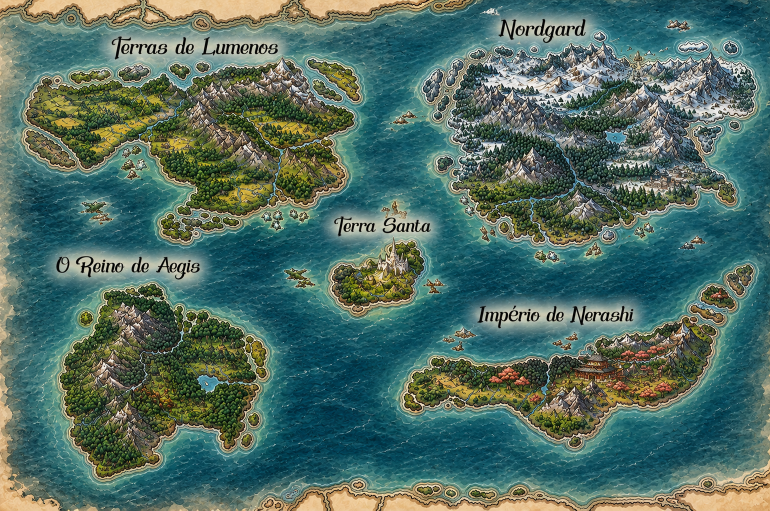
#> input picture mapa/mapa_original.png, 1540 x 1021 px (shown at 1/2 size)
$ python tonefix.py ../mapa_original.png ../mapa_corrigido.png
#> lines starting #> are read from the running program, lines starting #| are printed output that depends on the picture; after the words box and inside, x2 and y2 are one past the last pixel; in counts of white or black regions, pixels touching at a corner belong together
### mapa/scripts/ocean.py
import numpy as np, cv2
def ocean_mask(im):
    hsv=cv2.cvtColor(im,cv2.COLOR_BGR2HSV); H,S,V=[hsv[...,i].astype(int) for i in range(3)]
    oc=((H>=80)&(H<=112)&(S>45)).astype(np.uint8)
    oc=cv2.morphologyEx(oc,cv2.MORPH_CLOSE,np.ones((5,5),np.uint8))
    oc=cv2.morphologyEx(oc,cv2.MORPH_OPEN,np.ones((5,5),np.uint8))
    return oc
def lowpass_masked(img,valid,s):
    v=valid.astype(np.float32)
    num=cv2.GaussianBlur(img.astype(np.float32)*v[...,None],(0,0),s)
    den=cv2.GaussianBlur(v,(0,0),s)[...,None]+1e-6
    return num/den
# [63 lines left out: function transplant, not called in this run]

def tone_field(img,valid,sigmas=(25,50,100,200)):
    f=img.astype(np.float32); v=valid.astype(np.float32)
    G=None; have=np.zeros(v.shape,np.float32)
    for sg in sigmas:
        num=cv2.GaussianBlur(f*v[...,None],(0,0),sg); den=cv2.GaussianBlur(v,(0,0),sg)
        est=num/(den[...,None]+1e-6); conf=np.clip(den/0.15,0,1)
        if G is None: G=est; have=conf
        else:
            w=(1-have)[...,None]; G=G*(1-w)+est*w; have=np.maximum(have,conf)
    # final smoothing
    return cv2.GaussianBlur(G,(0,0),6)

### mapa/scripts/tonefix.py
import sys; sys.path.insert(0,'scripts')
import numpy as np, cv2
from ocean import ocean_mask, tone_field, lowpass_masked
src,dst=sys.argv[1],sys.argv[2]
im=cv2.imread(src); H,W=im.shape[:2]
#> further down, im is the input picture: shape (1021, 1540, 3); mean B, G, R 99.5, 109.4, 80.8
#> after `H, W = im.shape[:2]`: H = 1021; W = 1540
pts=[(155,401),(565,571),(610,599),(750,135),(1312,860),(69,714)]
YY,XX=np.mgrid[:H,:W]; wgt=np.zeros((H,W),np.float32)
for x,y in pts: wgt=np.maximum(wgt,np.clip((1-np.hypot(XX-x,YY-y)/70)/0.35,0,1))
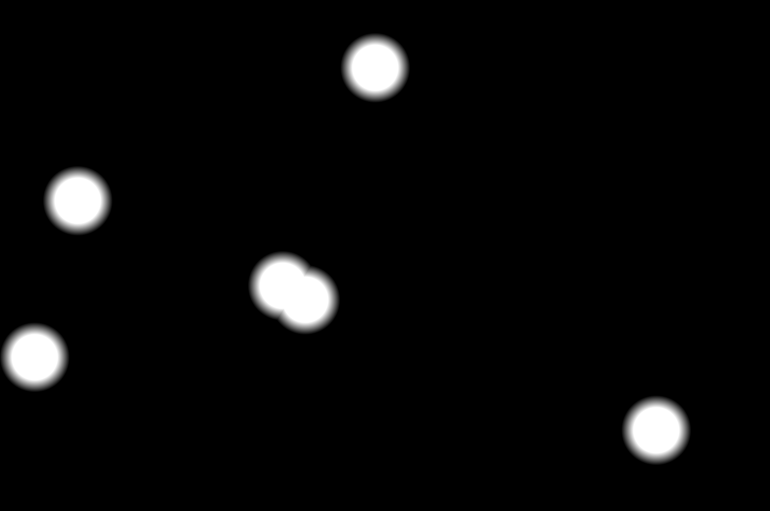
#> wgt: shape (1021, 1540) float64 (shown at 1/2 size); min 0, max 1, mean 0.0376
oc=ocean_mask(im); dist=cv2.distanceTransform(oc,cv2.DIST_L2,5)
#> in ocean_mask, `hsv = cv2.cvtColor(im, cv2.COLOR_BGR2HSV)`: hsv: shape (1021, 1540, 3); mean H, S, V 68.5, 119.9, 116.8
#> in ocean_mask, `oc=((H>=80)&(H<=112)&(S>45)).astype(np.uint8)`:
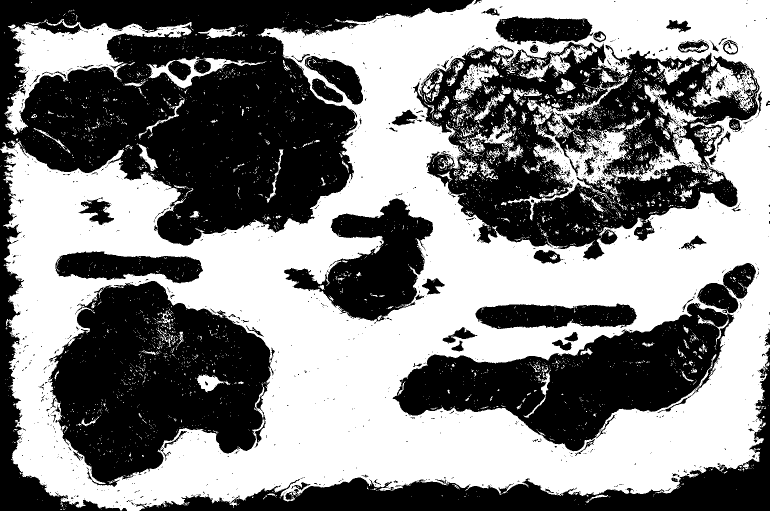
#> oc: shape (1021, 1540) (shown at 1/2 size); values 0 (black) and 1 (white), 51.2% white; 1752 black regions (1633 under 20 px), largest, box (x1, y1, x2, y2) and area: (0, 0, 948, 491) 231537, (826, 84, 1519, 520) 143529, (97, 562, 550, 974) 117215
#> in ocean_mask, `oc=cv2.morphologyEx(oc,cv2.MORPH_CLOSE,np.ones((5,5),np.uint8))`: oc: shape (1021, 1540); values 0 (black) and 1 (white), 55.3% white; 188 black regions, largest, box (x1, y1, x2, y2) and area: (0, 0, 946, 491) 223325, (102, 562, 541, 970) 111819, (790, 607, 1455, 902) 83546
#> in ocean_mask, `oc=cv2.morphologyEx(oc,cv2.MORPH_OPEN,np.ones((5,5),np.uint8))`: oc: shape (1021, 1540); values 0 (black) and 1 (white), 53.9% white; 67 black regions, largest, box (x1, y1, x2, y2) and area: (0, 0, 946, 1021) 258412, (102, 562, 541, 972) 115831, (852, 92, 1516, 518) 114077
ocw=np.clip((dist-3)/8,0,1)
G=tone_field(im,((dist>12)&(wgt<0.02)).astype(np.uint8),sigmas=(30,60,120))
#> in tone_field, `v = valid.astype(np.float32)`: v: shape (1021, 1540) float32; values 0 (black) and 1 (white), 31.6% white; 33 white regions (14 under 20 px), largest, box (x1, y1, x2, y2) and area: (35, 0, 1540, 1021) 438196, (23, 301, 361, 681) 43225, (42, 57, 215, 160) 9856
#> the loop in tone_field, `for sg in sigmas:` made 3 passes
#> pass 1, in tone_field, `den = cv2.GaussianBlur(v, (0, 0), sg)`:
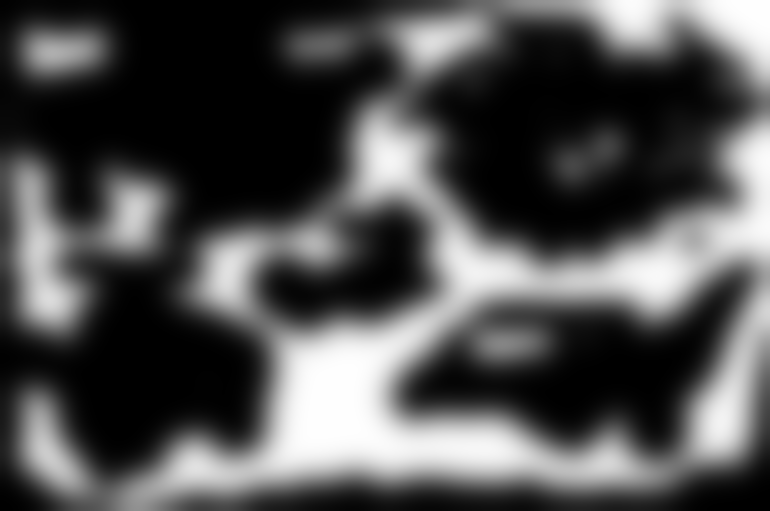
#> den: shape (1021, 1540) float32 (shown at 1/2 size); min 0, max 1, mean 0.317
#> after the loop in tone_field, `for sg in sigmas:`:
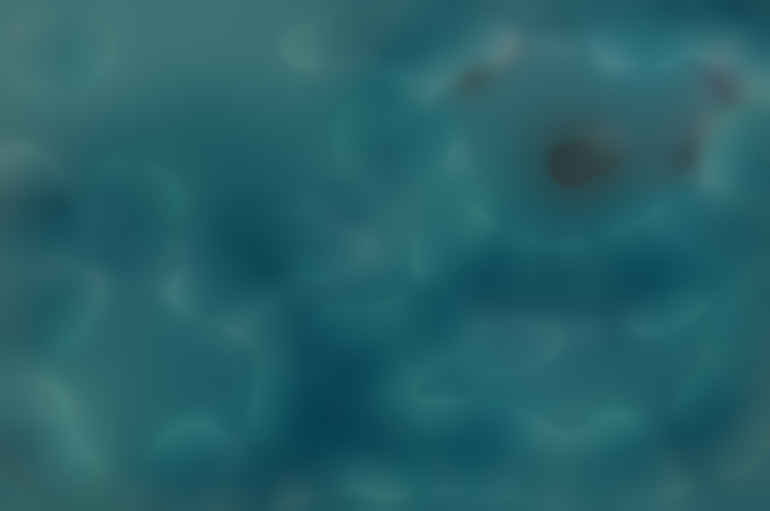
#> G: shape (1021, 1540, 3) float32 (shown at 1/2 size); mean B, G, R 104.5, 96.6, 39
#> after the loop in tone_field, `for sg in sigmas:`:
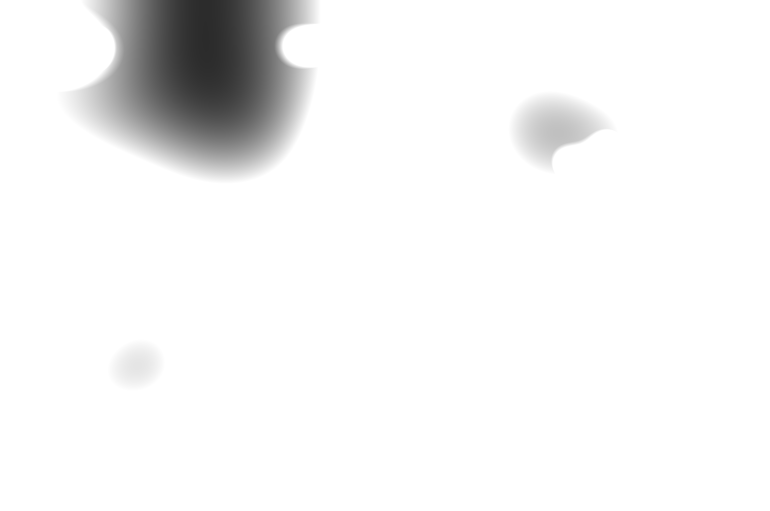
#> have: shape (1021, 1540) float32 (shown at 1/2 size); min 0.172, max 1, mean 0.955
lp=lowpass_masked(im,(dist>4),10)
#> in lowpass_masked, `v=valid.astype(np.float32)`: v: shape (1021, 1540) float32; values 0 (black) and 1 (white), 46.3% white; 96 white regions (59 under 20 px), largest, box (x1, y1, x2, y2) and area: (7, 0, 1540, 1021) 685955, (14, 48, 379, 265) 18320, (1071, 241, 1281, 393) 10944
#> in lowpass_masked, `num=cv2.GaussianBlur(img.astype(np.float32)*v[...,None],(0,0),s)`:
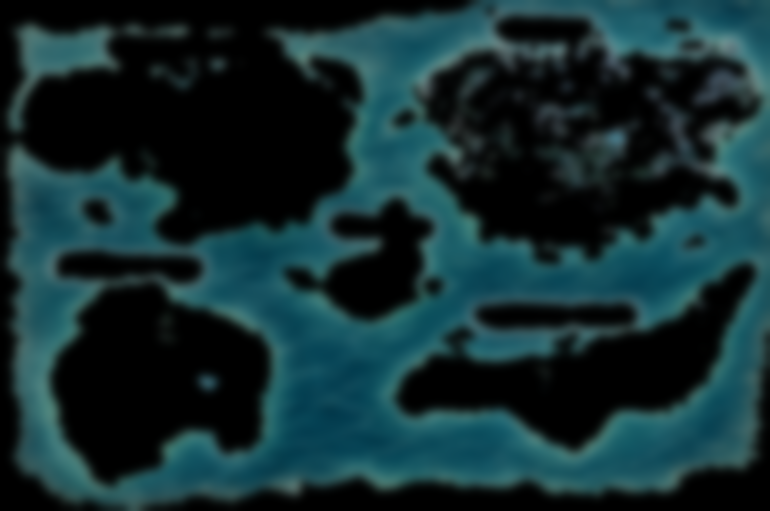
#> num: shape (1021, 1540, 3) float32 (shown at 1/2 size); mean B, G, R 49.1, 45.8, 20.1
#> in lowpass_masked, `return num/den`:
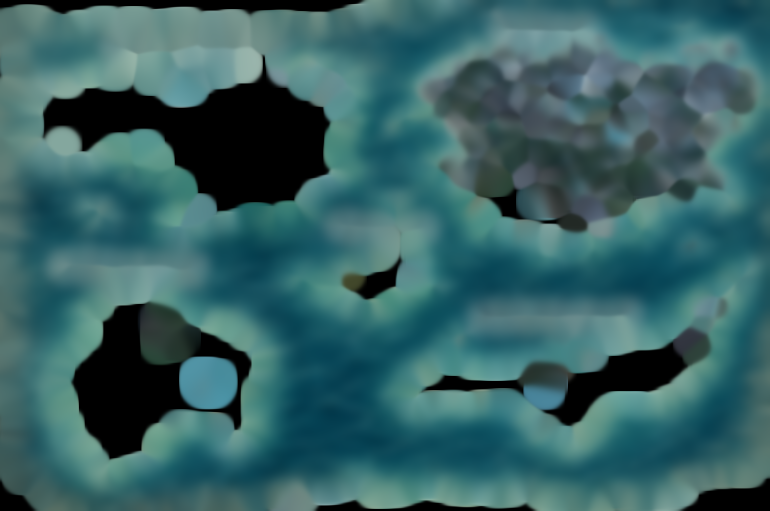
#> returned value: shape (1021, 1540, 3) float32 (shown at 1/2 size); mean of channels 0, 1, 2 100.7, 98.1, 54.9; drawn as B, G, R
out=np.clip(im.astype(np.float32)+(G-lp)*(wgt*ocw)[...,None],0,255).astype(np.uint8)
cv2.imwrite(dst,out)
